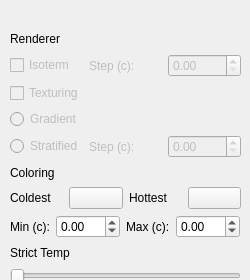
<?xml version="1.0" encoding="UTF-8"?>
<ui version="4.0">
 <class>VisualizationOptionsWidget</class>
 <widget class="QWidget" name="VisualizationOptionsWidget">
  <property name="geometry">
   <rect>
    <x>0</x>
    <y>0</y>
    <width>250</width>
    <height>280</height>
   </rect>
  </property>
  <property name="sizePolicy">
   <sizepolicy hsizetype="Minimum" vsizetype="Minimum">
    <horstretch>0</horstretch>
    <verstretch>0</verstretch>
   </sizepolicy>
  </property>
  <property name="minimumSize">
   <size>
    <width>240</width>
    <height>265</height>
   </size>
  </property>
  <property name="maximumSize">
   <size>
    <width>260</width>
    <height>280</height>
   </size>
  </property>
  <property name="baseSize">
   <size>
    <width>220</width>
    <height>232</height>
   </size>
  </property>
  <property name="windowTitle">
   <string>Form</string>
  </property>
  <widget class="QWidget" name="layoutWidget">
   <property name="geometry">
    <rect>
     <x>10</x>
     <y>10</y>
     <width>231</width>
     <height>273</height>
    </rect>
   </property>
   <layout class="QGridLayout" name="gridLayout">
    <item row="15" column="0">
     <layout class="QHBoxLayout" name="horizontalLayout">
      <item>
       <widget class="QLabel" name="label_4">
        <property name="text">
         <string>Min (c):</string>
        </property>
       </widget>
      </item>
      <item>
       <widget class="QDoubleSpinBox" name="min_temp">
        <property name="minimum">
         <double>-100.000000000000000</double>
        </property>
        <property name="maximum">
         <double>1000.000000000000000</double>
        </property>
       </widget>
      </item>
      <item>
       <widget class="QLabel" name="label_5">
        <property name="text">
         <string>Max (c):</string>
        </property>
       </widget>
      </item>
      <item>
       <widget class="QDoubleSpinBox" name="max_temp">
        <property name="minimum">
         <double>-100.000000000000000</double>
        </property>
        <property name="maximum">
         <double>1000.000000000000000</double>
        </property>
       </widget>
      </item>
     </layout>
    </item>
    <item row="9" column="0">
     <layout class="QHBoxLayout" name="horizontalLayout_4">
      <item>
       <widget class="QCheckBox" name="checkBox">
        <property name="enabled">
         <bool>false</bool>
        </property>
        <property name="text">
         <string>Isoterm</string>
        </property>
       </widget>
      </item>
      <item>
       <widget class="QLabel" name="label_9">
        <property name="enabled">
         <bool>false</bool>
        </property>
        <property name="text">
         <string>Step (c):</string>
        </property>
       </widget>
      </item>
      <item>
       <widget class="QDoubleSpinBox" name="isoterm_step">
        <property name="enabled">
         <bool>false</bool>
        </property>
       </widget>
      </item>
     </layout>
    </item>
    <item row="11" column="0">
     <widget class="QRadioButton" name="radioButton">
      <property name="enabled">
       <bool>false</bool>
      </property>
      <property name="text">
       <string>Gradient</string>
      </property>
     </widget>
    </item>
    <item row="12" column="0">
     <layout class="QHBoxLayout" name="horizontalLayout_3">
      <item>
       <widget class="QRadioButton" name="radioButton_2">
        <property name="enabled">
         <bool>false</bool>
        </property>
        <property name="text">
         <string>Stratified</string>
        </property>
       </widget>
      </item>
      <item>
       <widget class="QLabel" name="label_12">
        <property name="enabled">
         <bool>false</bool>
        </property>
        <property name="text">
         <string>Step (c):</string>
        </property>
       </widget>
      </item>
      <item>
       <widget class="QDoubleSpinBox" name="stratified_step">
        <property name="enabled">
         <bool>false</bool>
        </property>
       </widget>
      </item>
     </layout>
    </item>
    <item row="10" column="0">
     <widget class="QCheckBox" name="checkBox_2">
      <property name="enabled">
       <bool>false</bool>
      </property>
      <property name="text">
       <string>Texturing</string>
      </property>
     </widget>
    </item>
    <item row="14" column="0">
     <layout class="QHBoxLayout" name="horizontalLayout_2">
      <item>
       <widget class="QLabel" name="label_2">
        <property name="text">
         <string>Coldest</string>
        </property>
       </widget>
      </item>
      <item>
       <widget class="QPushButton" name="cold_btn">
        <property name="text">
         <string/>
        </property>
       </widget>
      </item>
      <item>
       <widget class="QLabel" name="label_3">
        <property name="text">
         <string>Hottest</string>
        </property>
       </widget>
      </item>
      <item>
       <widget class="QPushButton" name="hot_btn">
        <property name="text">
         <string/>
        </property>
       </widget>
      </item>
     </layout>
    </item>
    <item row="8" column="0">
     <widget class="QLabel" name="label">
      <property name="text">
       <string>Renderer</string>
      </property>
     </widget>
    </item>
    <item row="17" column="0">
     <widget class="QSlider" name="temp_slider">
      <property name="orientation">
       <enum>Qt::Horizontal</enum>
      </property>
     </widget>
    </item>
    <item row="13" column="0">
     <widget class="QLabel" name="label_6">
      <property name="text">
       <string>Coloring</string>
      </property>
     </widget>
    </item>
    <item row="7" column="0">
     <spacer name="horizontalSpacer">
      <property name="orientation">
       <enum>Qt::Horizontal</enum>
      </property>
      <property name="sizeHint" stdset="0">
       <size>
        <width>40</width>
        <height>20</height>
       </size>
      </property>
     </spacer>
    </item>
    <item row="16" column="0">
     <widget class="QLabel" name="label_7">
      <property name="text">
       <string>Strict Temp</string>
      </property>
     </widget>
    </item>
   </layout>
  </widget>
 </widget>
 <resources/>
 <connections/>
</ui>
